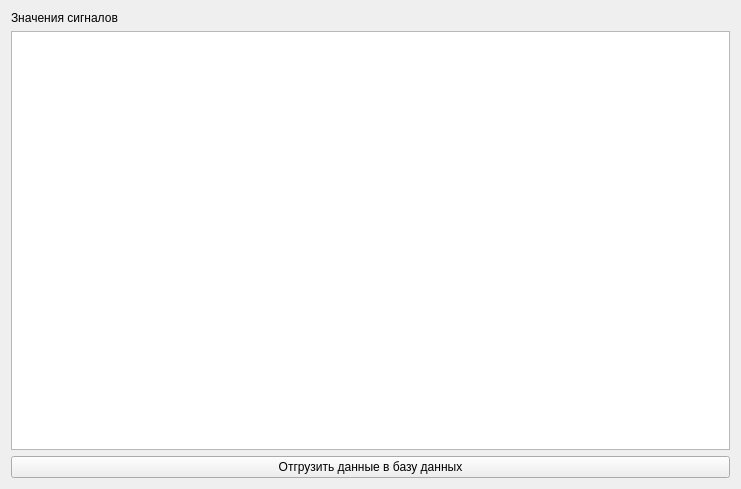
<?xml version="1.0" encoding="UTF-8"?>
<ui version="4.0">
 <class>DBSender</class>
 <widget class="QWidget" name="DBSender">
  <property name="geometry">
   <rect>
    <x>0</x>
    <y>0</y>
    <width>741</width>
    <height>489</height>
   </rect>
  </property>
  <property name="windowTitle">
   <string>Добавление значений сигналам</string>
  </property>
  <property name="windowIcon">
   <iconset resource="resource.qrc">
    <normaloff>:/Icons/kometaicon.png</normaloff>:/Icons/kometaicon.png</iconset>
  </property>
  <layout class="QVBoxLayout" name="verticalLayout">
   <item>
    <widget class="QLabel" name="label">
     <property name="text">
      <string>Значения сигналов</string>
     </property>
    </widget>
   </item>
   <item>
    <widget class="QTreeView" name="valuesTreeView"/>
   </item>
   <item>
    <widget class="QPushButton" name="senToDbButton">
     <property name="text">
      <string>Отгрузить данные в базу данных</string>
     </property>
    </widget>
   </item>
  </layout>
 </widget>
 <resources>
  <include location="resource.qrc"/>
 </resources>
 <connections/>
</ui>
